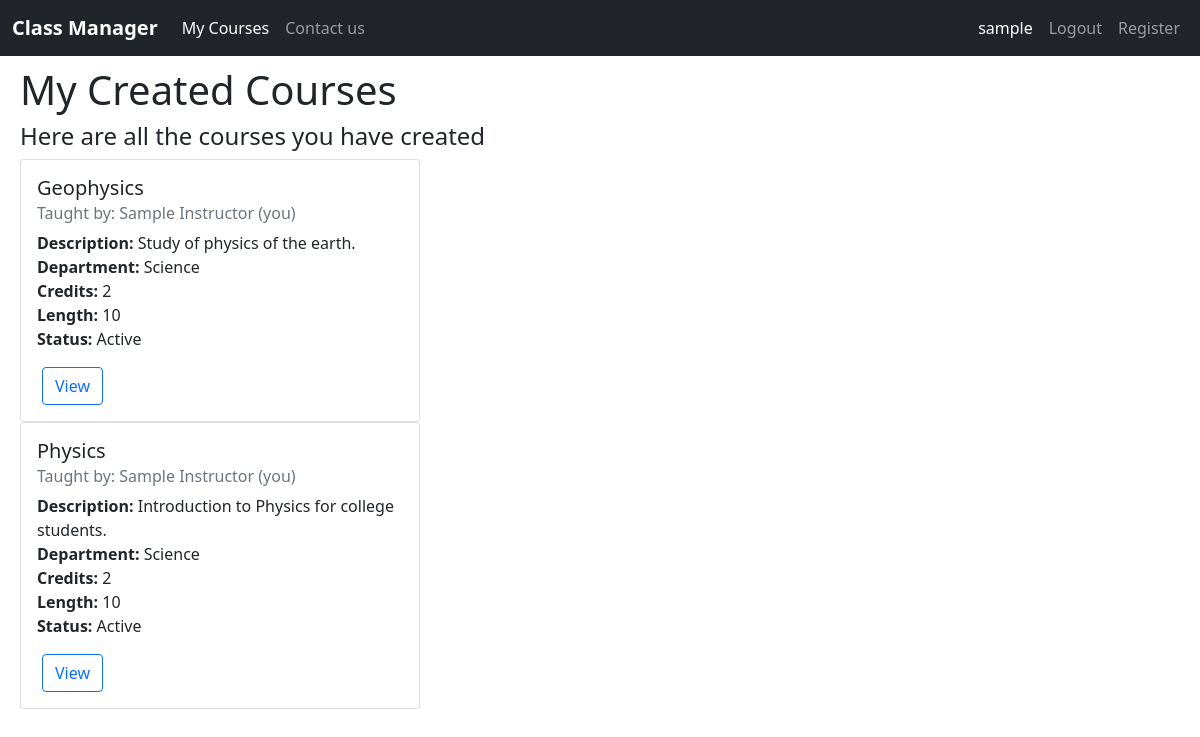
The page /view_created_courses (signed in) on the database its author committed.
### classmanager/models.py (models this page shows, shortened)
class User(AbstractUser):
    is_student = models.BooleanField(default=False)
    is_instructor = models.BooleanField(default=False)
    def __str__(self):
        return self.get_full_name()

class Course(models.Model):
    instructor = models.ForeignKey(Instructor, on_delete=models.CASCADE)
    name = models.CharField(max_length=255, blank=False, default=None)
    is_active = models.BooleanField(default=True)
    date_created = models.DateTimeField(auto_now_add=True)
    DEPARTMENTS = [
        ("Math", "Math"), ("English", "English"),
        ("Science", "Science"), ("Technology", "Technology"),
        ("Law", "Law"), ("Art", "Art"),
        ("Business", "Business"), ("Health", "Health")
    ]
    department = models.CharField(max_length=20, choices=DEPARTMENTS, default="Other")
    description = models.TextField(max_length=1000, default=None, blank=True)
    credits = models.PositiveIntegerField(default=2)
    length = models.PositiveIntegerField(default=10)

class Instructor(models.Model):
    user = models.OneToOneField(User, primary_key=True, on_delete=models.CASCADE)
    date_of_birth = models.DateField(default=date.today)
    DEPARTMENTS = [
        ("Math", "Math"), ("English", "English"),
        ("Science", "Science"), ("Technology", "Technology"),
        ("Law", "Law"), ("Art", "Art"),
        ("Business", "Business"), ("Health", "Health")
    ]
    department = models.CharField(max_length=20, choices=DEPARTMENTS, default="Other")

### classmanager/views.py (the view)
# urls.py: path("view_created_courses", views.view_created_courses, name="view-created-courses"),
@login_required
def view_created_courses(request):
    if request.user.is_instructor:
        instructor = Instructor.objects.get(pk=request.user)
        courses = Course.objects.filter(instructor=instructor).order_by("-date_created")
        return render(request, "classmanager/created_courses.html", {
            "courses": courses
        })
    else:
        return HttpResponseRedirect(reverse("index"))

### classmanager/templates/classmanager/created_courses.html
{% extends "classmanager/layout.html" %}
{% block body %}
<h1>My Created Courses</h1>
{% if courses|length > 0 %}
<h4>Here are all the courses you have created</h4>
{% endif %}
{% for course in courses %}
<div class="card" style="max-width: 400px;">
  <div class="card-body">
    <h5 class="card-title">{{course.name}}</h5>
    <h6 class="card-subtitle mb-2 text-muted">Taught by: {{course.instructor.user}} (you)</h6>
    <p class="card-text">
      <strong>Description:</strong> {{course.description}} <br>
      <strong>Department:</strong> {{course.department}} <br>
      <strong>Credits:</strong> {{course.credits}} <br>
      <strong>Length:</strong> {{course.length}} <br>
      <strong>Status: </strong> Active
    </p>
    <form class="button-form" action="{% url 'view-course' course_id=course.id %}" method="GET">
      <input class="btn btn-outline-primary" type="submit" value="View" />
    </form>
  </div>
</div>
{% empty %}
<div class="card">
  <div class="card-body">
    You haven't created any course yet.
  </div>
</div>
{% endfor %}
{% endblock body %}

### classmanager/templates/classmanager/layout.html (shortened to what this page needs)
{% load static %}
<!DOCTYPE html>
<html lang="en">
<head>
    <link rel="stylesheet" href="{% static 'classmanager/styles.css' %}">
    <link href="https://cdn.jsdelivr.net/npm/bootstrap@5.0.2/dist/css/bootstrap.min.css" rel="stylesheet"
>
</head>
<body>
    <nav class="navbar navbar-expand-lg navbar-dark bg-dark">
        <div class="container-fluid">
            <a class="navbar-brand" href="{% url 'index' %}"><b>Class Manager</b></a>
            <div class="collapse navbar-collapse justify-content-between" id="navbarNavAltMarkup">
                <div class="navbar-nav">
                    {% block left-nav %}
                    {% if user.is_instructor %}
                    <a class="nav-link active" aria-current="page" href="{% url 'view-created-courses' %}">My Courses</a>
                    {% endif %}
                    {% endblock left-nav %}
                    <a class="nav-link" href="{% url 'contact_us' %}">Contact us</a>
                </div>
            </div>
            <div class="collapse navbar-collapse justify-content-end" id="navbarNavAltMarkup">
                <div class="navbar-nav">
                    {% if user.is_authenticated %}
                    <a class="nav-link active" aria-current="page"
                        href="{% url 'view-my-profile' %}">{{user.username}}</a>
                    <a class="nav-link" href="{% url 'logout' %}">Logout</a>
                    {% else %}
                    <a class="nav-link" href="{% url 'login' %}">Login</a>
                    {% endif %}
                    {% block right-nav %}
                    <a class="nav-link" href="{% url 'register' %}">Register</a>
                    {% endblock right-nav %}
                </div>
            </div>
        </div>
    </nav>
    <div class="main-container">
        {% block body%}
        {% endblock body%}
    </div>
</body>
</html>

### classmanager/static/classmanager/styles.css (style rules this page uses)
.main-container { margin: 10px 20px 10px 20px; }
form { max-width: 600px; }
.button-form { margin: auto; padding: 5px; display: inline; }

### rows shown on the page
User: username "sample"
Course: name "Geophysics", instructor.user "Sample Instructor", description "Study of physics of the earth.", department "Science", credits "2", length "10"
Course: name "Physics", instructor.user "Sample Instructor", description "Introduction to Physics for college students.", department "Science", credits "2", length "10"
